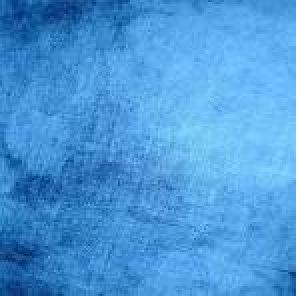
#> input picture example.jpg, 148 x 148 px (shown 2 times larger)
$ python Task_No_2_CyberSec.py
#> lines starting #> are read from the running program, lines starting #| are printed output that depends on the picture
from PIL import Image

def encrypt_image(image_path, key):
#> called with image_path = 'example.jpg', key = 50
    img = Image.open(image_path)
#> img is the input picture: PIL image 148x148 RGB; mean R, G, B 75.2, 152.2, 216.7
    width, height = img.size
#> width = 148; height = 148
    encrypted_img = Image.new(img.mode, (width, height))
#> encrypted_img: PIL image 148x148 RGB; every value is 0

    for y in range(height):
        for x in range(width):
            pixel = img.getpixel((x, y))
            encrypted_pixel = tuple((p + key) % 256 for p in pixel)
            encrypted_img.putpixel((x, y), encrypted_pixel)
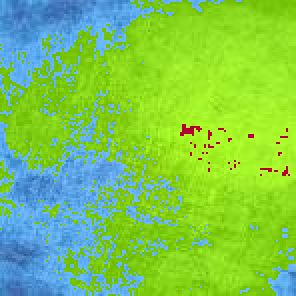
#> encrypted_img: PIL image 148x148 RGB (shown 2 times larger); mean R, G, B 125.2, 200.9, 85.1

    encrypted_img.save("encrypted_image.jpg")
    print("Image encrypted successfully.")

def decrypt_image(image_path, key):
#> called with image_path = 'encrypted_image.jpg', key = 50
    img = Image.open(image_path)
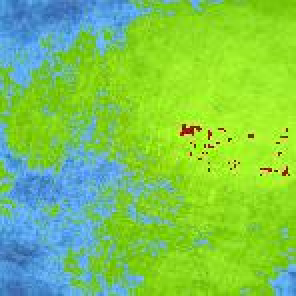
#> img: PIL image 148x148 RGB (shown 2 times larger); mean R, G, B 125.5, 200.8, 85.4
    width, height = img.size
#> width = 148; height = 148
    decrypted_img = Image.new(img.mode, (width, height))

    for y in range(height):
        for x in range(width):
            pixel = img.getpixel((x, y))
            decrypted_pixel = tuple((p - key) % 256 for p in pixel)
            decrypted_img.putpixel((x, y), decrypted_pixel)
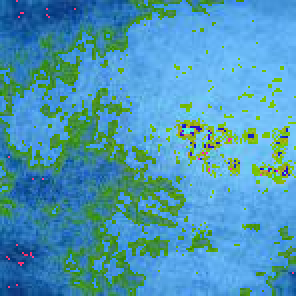
#> decrypted_img: PIL image 148x148 RGB (shown 2 times larger); mean R, G, B 76, 151, 180.9

    decrypted_img.save("decrypted_image.jpg")
    print("Image decrypted successfully.")

# Example usage:
image_path = "example.jpg"
encryption_key = 50

encrypt_image(image_path, encryption_key)
decrypt_image("encrypted_image.jpg", encryption_key)
